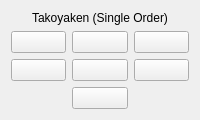
     <widget class="QWidget" name="takoyen_single">
      <layout class="QGridLayout" name="gridLayout_23">
       <item row="0" column="0">
        <layout class="QGridLayout" name="gridLayout_22">
         <item row="0" column="0">
          <layout class="QVBoxLayout" name="verticalLayout_19">
           <item>
            <widget class="QLabel" name="takoyen_single_label">
             <property name="text">
              <string>Takoyaken (Single Order)</string>
             </property>
             <property name="alignment">
              <set>Qt::AlignCenter</set>
             </property>
            </widget>
           </item>
           <item>
            <layout class="QGridLayout" name="gridLayout_26">
             <item row="1" column="2">
              <widget class="QPushButton" name="singTako_tunaMelt">
               <property name="text">
                <string/>
               </property>
               <property name="icon">
                <iconset resource="teaIcons/foods/foodIcons.qrc">
                 <normaloff>:/icons/takoyen_single/tunaMeltCheese.png</normaloff>:/icons/takoyen_single/tunaMeltCheese.png</iconset>
               </property>
               <property name="iconSize">
                <size>
                 <width>259</width>
                 <height>111</height>
                </size>
               </property>
               <property name="checkable">
                <bool>true</bool>
               </property>
              </widget>
             </item>
             <item row="1" column="0">
              <widget class="QPushButton" name="singTako_crab">
               <property name="text">
                <string/>
               </property>
               <property name="icon">
                <iconset resource="teaIcons/foods/foodIcons.qrc">
                 <normaloff>:/icons/takoyen_single/crab.png</normaloff>:/icons/takoyen_single/crab.png</iconset>
               </property>
               <property name="iconSize">
                <size>
                 <width>259</width>
                 <height>111</height>
                </size>
               </property>
               <property name="checkable">
                <bool>true</bool>
               </property>
              </widget>
             </item>
             <item row="0" column="0">
              <widget class="QPushButton" name="singTako_cheese">
               <property name="text">
                <string/>
               </property>
               <property name="icon">
                <iconset resource="teaIcons/foods/foodIcons.qrc">
                 <normaloff>:/icons/takoyen_single/cheese.png</normaloff>:/icons/takoyen_single/cheese.png</iconset>
               </property>
               <property name="iconSize">
                <size>
                 <width>259</width>
                 <height>111</height>
                </size>
               </property>
               <property name="checkable">
                <bool>true</bool>
               </property>
              </widget>
             </item>
             <item row="1" column="1">
              <widget class="QPushButton" name="singTako_chickenMelt">
               <property name="text">
                <string/>
               </property>
               <property name="icon">
                <iconset resource="teaIcons/foods/foodIcons.qrc">
                 <normaloff>:/icons/takoyen_single/chickenMeltCheese.png</normaloff>:/icons/takoyen_single/chickenMeltCheese.png</iconset>
               </property>
               <property name="iconSize">
                <size>
                 <width>259</width>
                 <height>111</height>
                </size>
               </property>
               <property name="checkable">
                <bool>true</bool>
               </property>
              </widget>
             </item>
             <item row="2" column="1">
              <widget class="QPushButton" name="singTako_octoBits">
               <property name="text">
                <string/>
               </property>
               <property name="icon">
                <iconset resource="teaIcons/foods/foodIcons.qrc">
                 <normaloff>:/icons/takoyen_single/octoBits.png</normaloff>:/icons/takoyen_single/octoBits.png</iconset>
               </property>
               <property name="iconSize">
                <size>
                 <width>259</width>
                 <height>111</height>
                </size>
               </property>
               <property name="checkable">
                <bool>true</bool>
               </property>
              </widget>
             </item>
             <item row="0" column="1">
              <widget class="QPushButton" name="singTako_dblCheese">
               <property name="text">
                <string/>
               </property>
               <property name="icon">
                <iconset resource="teaIcons/foods/foodIcons.qrc">
                 <normaloff>:/icons/takoyen_single/doubleCheese.png</normaloff>:/icons/takoyen_single/doubleCheese.png</iconset>
               </property>
               <property name="iconSize">
                <size>
                 <width>259</width>
                 <height>111</height>
                </size>
               </property>
               <property name="checkable">
                <bool>true</bool>
               </property>
              </widget>
             </item>
             <item row="0" column="2">
              <widget class="QPushButton" name="singTako_bacon">
               <property name="text">
                <string/>
               </property>
               <property name="icon">
                <iconset resource="teaIcons/foods/foodIcons.qrc">
                 <normaloff>:/icons/takoyen_single/bacon.png</normaloff>:/icons/takoyen_single/bacon.png</iconset>
               </property>
               <property name="iconSize">
                <size>
                 <width>259</width>
                 <height>111</height>
                </size>
               </property>
               <property name="checkable">
                <bool>true</bool>
               </property>
              </widget>
             </item>
            </layout>
           </item>
          </layout>
         </item>
        </layout>
       </item>
      </layout>
     </widget>
